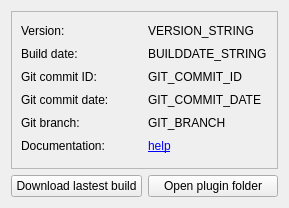
<?xml version="1.0" encoding="UTF-8"?>
<ui version="4.0">
 <class>PluginInfo</class>
 <widget class="QWidget" name="PluginInfo">
  <property name="geometry">
   <rect>
    <x>0</x>
    <y>0</y>
    <width>289</width>
    <height>208</height>
   </rect>
  </property>
  <property name="sizePolicy">
   <sizepolicy hsizetype="Preferred" vsizetype="Preferred">
    <horstretch>0</horstretch>
    <verstretch>0</verstretch>
   </sizepolicy>
  </property>
  <property name="autoFillBackground">
   <bool>false</bool>
  </property>
  <layout class="QGridLayout" name="gridLayout" rowstretch="1,0,0">
   <item row="2" column="0">
    <widget class="QPushButton" name="download_latest">
     <property name="text">
      <string>Download lastest build</string>
     </property>
    </widget>
   </item>
   <item row="0" column="0" colspan="2">
    <widget class="QFrame" name="frame">
     <property name="sizePolicy">
      <sizepolicy hsizetype="Preferred" vsizetype="Preferred">
       <horstretch>0</horstretch>
       <verstretch>0</verstretch>
      </sizepolicy>
     </property>
     <property name="autoFillBackground">
      <bool>true</bool>
     </property>
     <property name="frameShape">
      <enum>QFrame::StyledPanel</enum>
     </property>
     <property name="frameShadow">
      <enum>QFrame::Sunken</enum>
     </property>
     <layout class="QGridLayout" name="gridLayout_2">
      <item row="4" column="0">
       <widget class="QLabel" name="branch">
        <property name="sizePolicy">
         <sizepolicy hsizetype="Preferred" vsizetype="Fixed">
          <horstretch>0</horstretch>
          <verstretch>0</verstretch>
         </sizepolicy>
        </property>
        <property name="maximumSize">
         <size>
          <width>200</width>
          <height>16777215</height>
         </size>
        </property>
        <property name="text">
         <string>Git branch:</string>
        </property>
       </widget>
      </item>
      <item row="3" column="0">
       <widget class="QLabel" name="git_date">
        <property name="sizePolicy">
         <sizepolicy hsizetype="Preferred" vsizetype="Fixed">
          <horstretch>0</horstretch>
          <verstretch>0</verstretch>
         </sizepolicy>
        </property>
        <property name="maximumSize">
         <size>
          <width>200</width>
          <height>16777215</height>
         </size>
        </property>
        <property name="text">
         <string>Git commit date:</string>
        </property>
       </widget>
      </item>
      <item row="2" column="0">
       <widget class="QLabel" name="git_commit">
        <property name="sizePolicy">
         <sizepolicy hsizetype="Preferred" vsizetype="Fixed">
          <horstretch>0</horstretch>
          <verstretch>0</verstretch>
         </sizepolicy>
        </property>
        <property name="maximumSize">
         <size>
          <width>200</width>
          <height>16777215</height>
         </size>
        </property>
        <property name="text">
         <string>Git commit ID:</string>
        </property>
       </widget>
      </item>
      <item row="0" column="0">
       <widget class="QLabel" name="version">
        <property name="sizePolicy">
         <sizepolicy hsizetype="Preferred" vsizetype="Fixed">
          <horstretch>0</horstretch>
          <verstretch>0</verstretch>
         </sizepolicy>
        </property>
        <property name="maximumSize">
         <size>
          <width>200</width>
          <height>16777215</height>
         </size>
        </property>
        <property name="text">
         <string>Version:</string>
        </property>
       </widget>
      </item>
      <item row="1" column="0">
       <widget class="QLabel" name="builddate">
        <property name="sizePolicy">
         <sizepolicy hsizetype="Preferred" vsizetype="Fixed">
          <horstretch>0</horstretch>
          <verstretch>0</verstretch>
         </sizepolicy>
        </property>
        <property name="maximumSize">
         <size>
          <width>200</width>
          <height>16777215</height>
         </size>
        </property>
        <property name="text">
         <string>Build date:</string>
        </property>
       </widget>
      </item>
      <item row="5" column="0">
       <widget class="QLabel" name="label_2">
        <property name="sizePolicy">
         <sizepolicy hsizetype="Preferred" vsizetype="Fixed">
          <horstretch>0</horstretch>
          <verstretch>0</verstretch>
         </sizepolicy>
        </property>
        <property name="text">
         <string>Documentation:</string>
        </property>
       </widget>
      </item>
      <item row="5" column="1">
       <widget class="QLabel" name="label">
        <property name="text">
         <string>&lt;a href=&quot;https://gitlab.com/OpenRGBDevelopers/OpenRGB-Wiki/-/blob/stable/Plugins/Effects/Effects.md&quot;&gt;help&lt;/a&gt;</string>
        </property>
        <property name="textFormat">
         <enum>Qt::RichText</enum>
        </property>
        <property name="openExternalLinks">
         <bool>true</bool>
        </property>
       </widget>
      </item>
      <item row="4" column="1">
       <widget class="QLabel" name="git_branch">
        <property name="text">
         <string notr="true">GIT_BRANCH</string>
        </property>
        <property name="textInteractionFlags">
         <set>Qt::LinksAccessibleByMouse|Qt::TextSelectableByMouse</set>
        </property>
       </widget>
      </item>
      <item row="3" column="1">
       <widget class="QLabel" name="git_commit_date">
        <property name="text">
         <string notr="true">GIT_COMMIT_DATE</string>
        </property>
        <property name="textInteractionFlags">
         <set>Qt::LinksAccessibleByMouse|Qt::TextSelectableByMouse</set>
        </property>
       </widget>
      </item>
      <item row="2" column="1">
       <widget class="QLabel" name="git_commit_id">
        <property name="text">
         <string notr="true">GIT_COMMIT_ID</string>
        </property>
        <property name="textInteractionFlags">
         <set>Qt::LinksAccessibleByMouse|Qt::TextSelectableByMouse</set>
        </property>
       </widget>
      </item>
      <item row="1" column="1">
       <widget class="QLabel" name="builddate_string">
        <property name="text">
         <string notr="true">BUILDDATE_STRING</string>
        </property>
        <property name="textInteractionFlags">
         <set>Qt::LinksAccessibleByMouse|Qt::TextSelectableByMouse</set>
        </property>
       </widget>
      </item>
      <item row="0" column="1">
       <widget class="QLabel" name="version_string">
        <property name="text">
         <string notr="true">VERSION_STRING</string>
        </property>
        <property name="textInteractionFlags">
         <set>Qt::LinksAccessibleByMouse|Qt::TextSelectableByMouse</set>
        </property>
       </widget>
      </item>
     </layout>
    </widget>
   </item>
   <item row="2" column="1">
    <widget class="QPushButton" name="open_plugin_folder">
     <property name="sizePolicy">
      <sizepolicy hsizetype="Preferred" vsizetype="Fixed">
       <horstretch>0</horstretch>
       <verstretch>0</verstretch>
      </sizepolicy>
     </property>
     <property name="maximumSize">
      <size>
       <width>16777215</width>
       <height>16777215</height>
      </size>
     </property>
     <property name="text">
      <string>Open plugin folder</string>
     </property>
    </widget>
   </item>
  </layout>
 </widget>
 <resources/>
 <connections/>
</ui>
